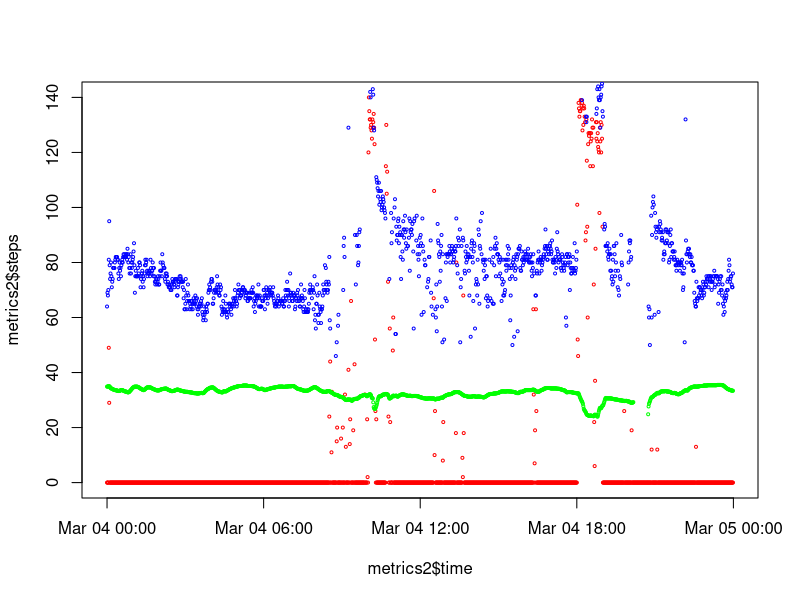

Reproduce this figure in R. (Note: this script raises an error after producing the figure.)
metrics <- read.csv("metrics.csv")
activities <- read.csv("bodystates.csv")


f_to_celsius <- function(temp_Far){
  temp_C <- (temp_Far - 32)*5/9
  return(temp_C)
}

metrics$time <- strptime(as.character(metrics$time), format = "%A %b %d %H:%M:%S %Y")
metrics$skin_temp <- f_to_celsius(metrics$skin_temp)



metrics2 <- metrics[as.Date(metrics$time) == "2014-03-04", ]

plot(metrics2$time, metrics2$steps, col = "red", pch = 21, cex = 0.4)
points(metrics2$time, metrics2$heart_rate, col = "blue", pch = 21, cex = 0.4)
points(metrics2$time, metrics2$skin_temp, col = "green", pch = 21, cex = 0.4)


activities$time1 <- strptime(as.character(activities$time1), format = "%A %b %d %H:%M:%S %Y")
activities$time2 <- strptime(as.character(activities$time2), format = "%A %b %d %H:%M:%S %Y")

activities2 <- activities[as.Date(activities$time1) == "2014-03-04", ]

plot(activities2$time1, activities2$fake_val, type = "l", ylim = c(0, 200))
for (i in 1:nrow(activities2)){
  cur_col <- gray((as.integer(activities2$bodystate[i])+2)/8)
  rect(activities2$time1[i], 0, activities2$time2[i], 200, col = cur_col)
}

points(metrics2$time, metrics2$steps, col = "blue", pch = 19, cex = 0.6)
points(metrics2$time, metrics2$heart_rate, col = "red", pch = 19, cex = 0.5)
points(metrics2$time, metrics2$skin_temp, col = "green", pch = 19, cex = 0.2)








